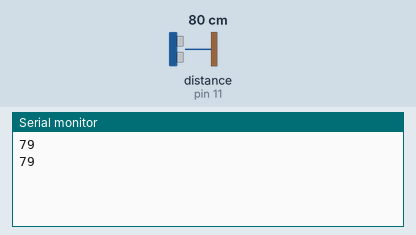
Bench run of a sketch on a simulated Arduino Uno, built with avr-gcc and run on an emulated ATmega328P. Shown: the last lines printed to the serial monitor. Wiring (inferred from the names in the program): ultrasonic range finder: trigger pin 12; echo pin 11. Inputs (shaded band) come from the test bench; at power-on: distance to the obstacle (sensor on pin 11) 80 cm. The echo pulse lasts 58.3 µs per cm.

Above: at 1.8 s.
1.9 s: distance to the obstacle (sensor on pin 11) set to 2 cm
At 2.8 s:
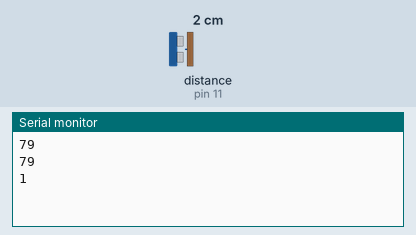
3.4 s: distance to the obstacle (sensor on pin 11) set to 4 cm
At 4.8 s:
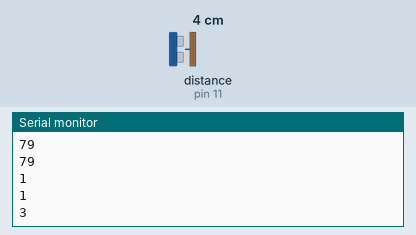
Timing chart, 0 to 6.4 s (numbered marks = the images above; inputs shaded):
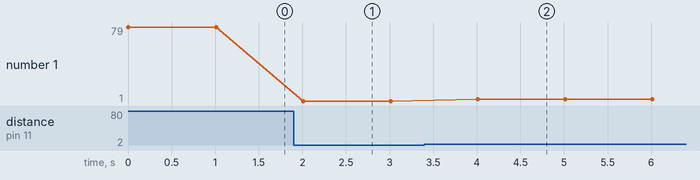

Measured:
- after the input at 1.9 s, the serial monitor: prints a new line after 0.11 s (image 1)
- after the input at 3.4 s, the serial monitor: prints a new line after 0.61 s (image 2)
- plotted number 1: 79 → 1 after the input at 1.9 s, 1 → 3 after the input at 3.4 s

The sketch:

sketch.ino
```cpp
#define TRIG_PIN 12
#define ECHO_PIN 11

void setup() {
  pinMode(TRIG_PIN, OUTPUT);
  pinMode(ECHO_PIN, INPUT);
  Serial.begin(9600);
}

void loop() {
  long duration, distance;
  digitalWrite(TRIG_PIN, LOW);
  delayMicroseconds(2);
  digitalWrite(TRIG_PIN, HIGH);
  delayMicroseconds(10);
  digitalWrite(TRIG_PIN, LOW);
  duration = pulseIn(ECHO_PIN, HIGH);
  distance = (duration/2) / 29.1;
  Serial.println(distance); // Distance
  delay(1000);
}
```
